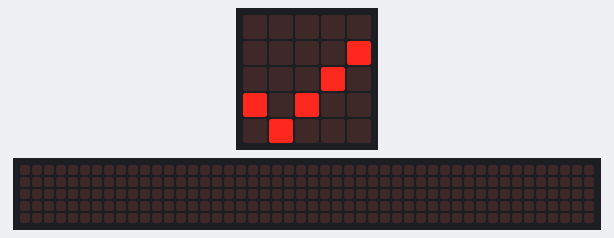
A program run on a simulated BBC micro:bit (MakeCode). Parts: the board's 5×5 LED display, a strip that is not on the board, showing the scrolling text unrolled. The 48×5 strip is a reading aid, not a part: it shows the text the display is scrolling, unrolled, one strip-width of it at a time.

Above: at 0.4 s.
At 1.8 s:
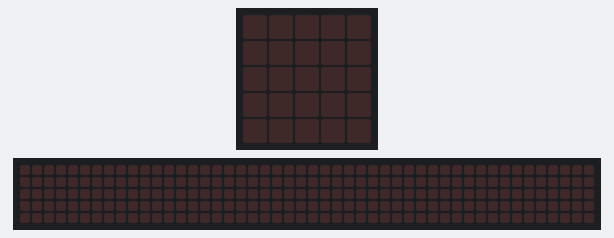
At 2.97 s:
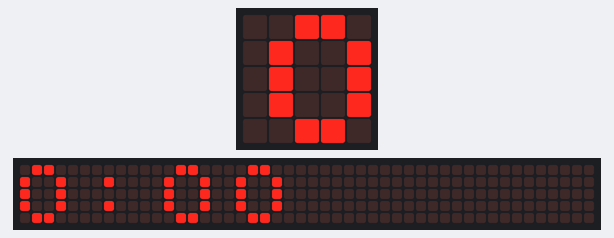
At 4.17 s:
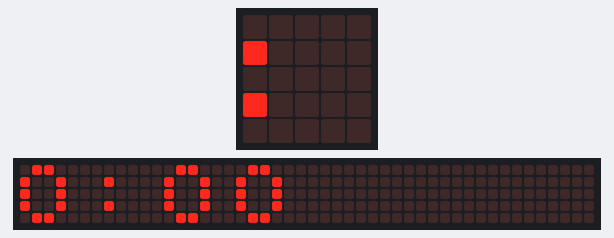
At 5.37 s:
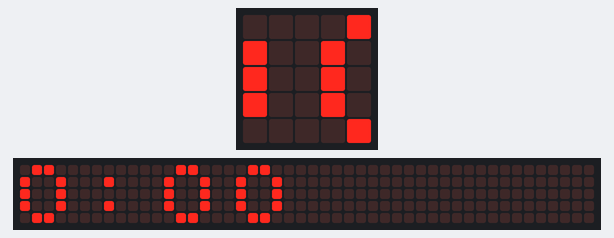
At 6.57 s:
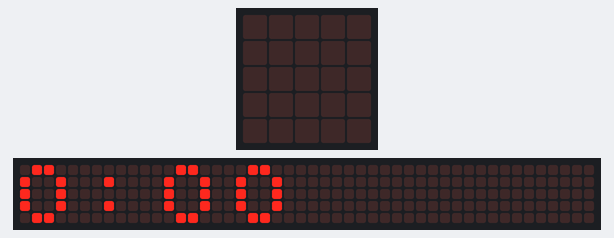

The program:

main.ts
```typescript
let time_text = ""
let hour_12 = 0
let minute_text = ""
esp8266.init(SerialPin.P1, SerialPin.P2, BaudRate.BaudRate115200)
esp8266.connectWiFi("ssid", "password")
if (esp8266.isWifiConnected()) {
    basic.showIcon(IconNames.Yes)
} else {
    basic.showIcon(IconNames.No)
}
esp8266.initInternetTime(8)
if (esp8266.isInternetTimeInitialized()) {
    basic.showIcon(IconNames.Yes)
} else {
    basic.showIcon(IconNames.No)
}
basic.clearScreen()
basic.forever(function () {
    esp8266.updateInternetTime()
    if (esp8266.isInternetTimeUpdated()) {
        if (esp8266.getMinute() < 10) {
            minute_text = "0" + esp8266.getMinute()
        } else {
            minute_text = convertToText(esp8266.getMinute())
        }
        if (esp8266.getHour() > 12) {
            hour_12 = esp8266.getHour() - 12
        } else {
            hour_12 = esp8266.getHour()
        }
        time_text = "" + hour_12 + ":" + minute_text
        basic.showString(time_text)
    } else {
        basic.showIcon(IconNames.Sad)
    }
})
```

test.ts
```typescript
// 在此处测试；当此软件包作为插件使用时，将不会编译此软件包。
```

Measured:
- by itself, everything shown: repeats every 5.1 s, in 29 steps
- what the display in image 0 shows lasts 1.4 s, from 0.3 s to 1.7 s
- what the display in image 1 shows lasts 0.6 s, from 1.7 s to 2.3 s
- what the display in image 5 shows lasts 0.4 s, from 6.4 s to 6.8 s
